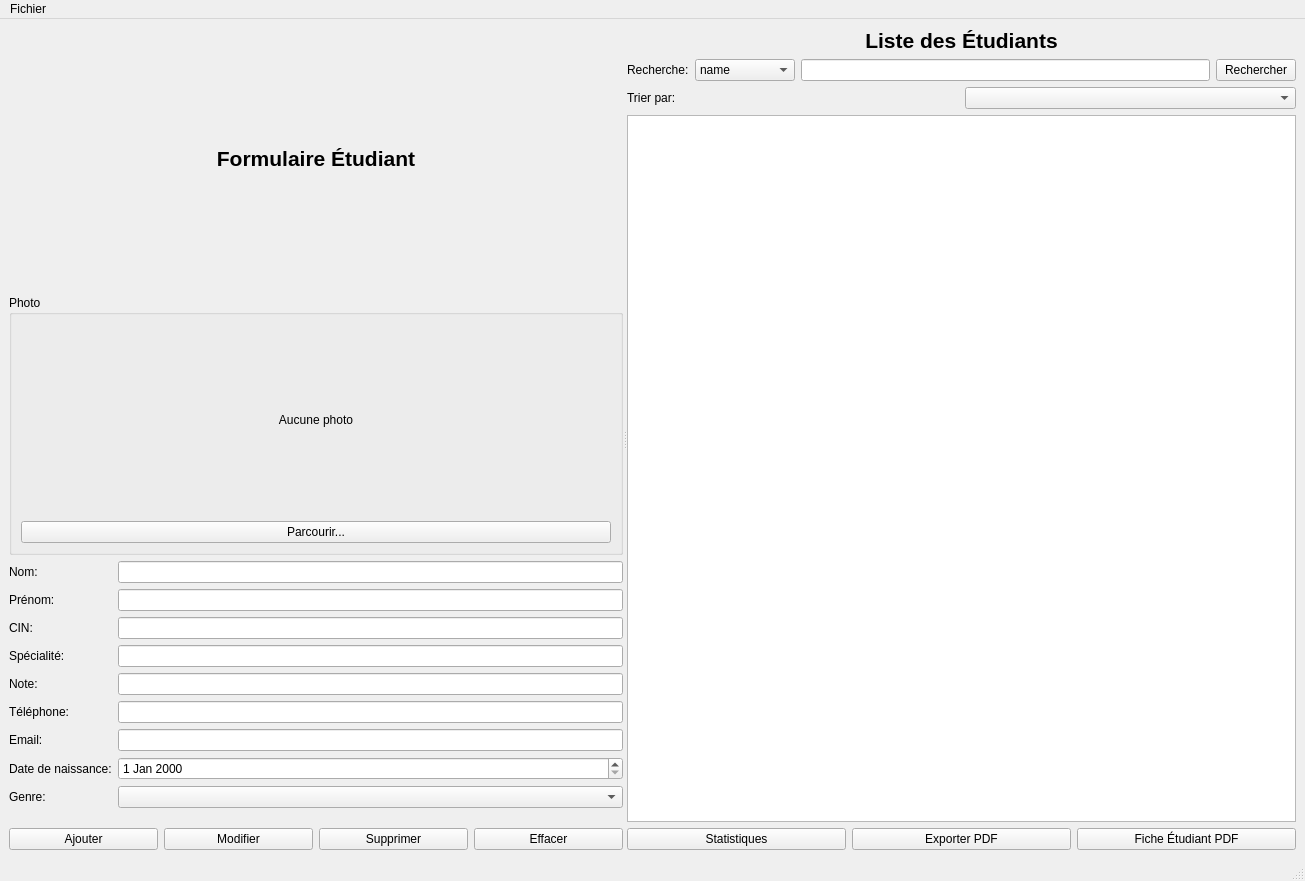
<?xml version="1.0" encoding="UTF-8"?>
<ui version="4.0">
 <class>MainWindow</class>
 <widget class="QMainWindow" name="MainWindow">
  <property name="geometry">
   <rect>
    <x>0</x>
    <y>0</y>
    <width>1305</width>
    <height>881</height>
   </rect>
  </property>
  <property name="windowTitle">
   <string>Gestion des Étudiants</string>
  </property>
  <widget class="QWidget" name="centralwidget">
   <layout class="QHBoxLayout" name="horizontalLayout">
    <item>
     <widget class="QSplitter" name="splitter">
      <property name="orientation">
       <enum>Qt::Horizontal</enum>
      </property>
      <widget class="QWidget" name="formLayoutWidget">
       <layout class="QVBoxLayout" name="verticalLayout">
        <item>
         <widget class="QLabel" name="titleLabel">
          <property name="font">
           <font>
            <pointsize>16</pointsize>
            <weight>75</weight>
            <bold>true</bold>
           </font>
          </property>
          <property name="text">
           <string>Formulaire Étudiant</string>
          </property>
          <property name="alignment">
           <set>Qt::AlignCenter</set>
          </property>
         </widget>
        </item>
        <item>
         <widget class="QGroupBox" name="photoGroup">
          <property name="title">
           <string>Photo</string>
          </property>
          <layout class="QVBoxLayout" name="verticalLayout_2">
           <item>
            <widget class="QLabel" name="photoLabel">
             <property name="minimumSize">
              <size>
               <width>150</width>
               <height>150</height>
              </size>
             </property>
            <property name="text">
              <string>Aucune photo</string>
             </property>
             <property name="alignment">
              <set>Qt::AlignCenter</set>
            </property>
            </widget>
           </item>
           <item>
            <widget class="QPushButton" name="browseButton">
            <property name="text">
              <string>Parcourir...</string>
            </property>
            </widget>
           </item>
          </layout>
         </widget>
           </item>
           <item>
         <layout class="QFormLayout" name="formLayout">
          <item row="0" column="0">
           <widget class="QLabel" name="labelName">
            <property name="text">
             <string>Nom:</string>
            </property>
           </widget>
          </item>
          <item row="0" column="1">
           <widget class="QLineEdit" name="nameEdit"/>
           </item>
          <item row="1" column="0">
           <widget class="QLabel" name="labelFamilyName">
           <property name="text">
             <string>Prénom:</string>
            </property>
           </widget>
          </item>
          <item row="1" column="1">
           <widget class="QLineEdit" name="familyNameEdit"/>
          </item>
          <item row="2" column="0">
           <widget class="QLabel" name="labelCin">
            <property name="text">
             <string>CIN:</string>
            </property>
           </widget>
          </item>
          <item row="2" column="1">
           <widget class="QLineEdit" name="cinEdit"/>
          </item>
          <item row="3" column="0">
           <widget class="QLabel" name="labelSpeciality">
            <property name="text">
             <string>Spécialité:</string>
            </property>
           </widget>
          </item>
          <item row="3" column="1">
           <widget class="QLineEdit" name="specialityEdit"/>
          </item>
          <item row="4" column="0">
           <widget class="QLabel" name="labelNote">
            <property name="text">
             <string>Note:</string>
            </property>
           </widget>
          </item>
          <item row="4" column="1">
           <widget class="QLineEdit" name="noteEdit"/>
          </item>
          <item row="5" column="0">
           <widget class="QLabel" name="labelPhone">
            <property name="text">
             <string>Téléphone:</string>
            </property>
           </widget>
          </item>
          <item row="5" column="1">
           <widget class="QLineEdit" name="phoneEdit"/>
          </item>
          <item row="6" column="0">
           <widget class="QLabel" name="labelEmail">
            <property name="text">
             <string>Email:</string>
            </property>
           </widget>
          </item>
          <item row="6" column="1">
           <widget class="QLineEdit" name="emailEdit"/>
          </item>
          <item row="7" column="0">
           <widget class="QLabel" name="labelBirthDate">
            <property name="text">
             <string>Date de naissance:</string>
            </property>
           </widget>
          </item>
          <item row="7" column="1">
           <widget class="QDateEdit" name="birthDateEdit"/>
          </item>
          <item row="8" column="0">
           <widget class="QLabel" name="labelGender">
            <property name="text">
             <string>Genre:</string>
            </property>
           </widget>
          </item>
          <item row="8" column="1">
           <widget class="QComboBox" name="genderCombo"/>
          </item>
         </layout>
        </item>
        <item>
         <layout class="QHBoxLayout" name="buttonLayout">
          <item>
           <widget class="QPushButton" name="addButton">
            <property name="text">
             <string>Ajouter</string>
            </property>
           </widget>
          </item>
          <item>
           <widget class="QPushButton" name="updateButton">
            <property name="text">
             <string>Modifier</string>
            </property>
           </widget>
          </item>
          <item>
           <widget class="QPushButton" name="deleteButton">
            <property name="text">
             <string>Supprimer</string>
            </property>
           </widget>
          </item>
          <item>
           <widget class="QPushButton" name="clearButton">
            <property name="text">
             <string>Effacer</string>
            </property>
           </widget>
          </item>
         </layout>
        </item>
       </layout>
      </widget>
      <widget class="QWidget" name="verticalLayoutWidget">
       <layout class="QVBoxLayout" name="verticalLayout_3">
        <item>
         <widget class="QLabel" name="titleListLabel">
            <property name="font">
             <font>
            <pointsize>16</pointsize>
            <weight>75</weight>
              <bold>true</bold>
             </font>
            </property>
          <property name="text">
           <string>Liste des Étudiants</string>
          </property>
          <property name="alignment">
           <set>Qt::AlignCenter</set>
            </property>
         </widget>
        </item>
        <item>
         <layout class="QHBoxLayout" name="searchLayout">
          <item>
           <widget class="QLabel" name="labelSearch">
            <property name="text">
             <string>Recherche:</string>
            </property>
           </widget>
          </item>
          <item>
           <widget class="QComboBox" name="searchFieldCombo">
            <item>
             <property name="text">
              <string>name</string>
            </property>
            </item>
            <item>
             <property name="text">
              <string>family_name</string>
            </property>
            </item>
            <item>
             <property name="text">
              <string>cin</string>
             </property>
            </item>
            <item>
             <property name="text">
              <string>speciality</string>
             </property>
            </item>
           </widget>
          </item>
          <item>
           <widget class="QLineEdit" name="searchValueEdit"/>
          </item>
          <item>
           <widget class="QPushButton" name="searchButton">
            <property name="text">
             <string>Rechercher</string>
            </property>
           </widget>
          </item>
         </layout>
        </item>
        <item>
         <layout class="QHBoxLayout" name="sortLayout">
          <item>
           <widget class="QLabel" name="labelSort">
            <property name="text">
             <string>Trier par:</string>
            </property>
           </widget>
          </item>
          <item>
           <widget class="QComboBox" name="sortCombo"/>
          </item>
         </layout>
        </item>
        <item>
         <widget class="QTableView" name="tableView"/>
        </item>
        <item>
         <layout class="QHBoxLayout" name="actionLayout">
          <item>
           <widget class="QPushButton" name="statsButton">
            <property name="text">
             <string>Statistiques</string>
            </property>
           </widget>
          </item>
          <item>
           <widget class="QPushButton" name="pdfButton">
            <property name="text">
             <string>Exporter PDF</string>
            </property>
           </widget>
          </item>
          <item>
           <widget class="QPushButton" name="studentPdfButton">
            <property name="text">
             <string>Fiche Étudiant PDF</string>
            </property>
         </widget>
        </item>
       </layout>
        </item>
       </layout>
      </widget>
     </widget>
    </item>
   </layout>
  </widget>
  <widget class="QMenuBar" name="menubar">
   <property name="geometry">
    <rect>
     <x>0</x>
     <y>0</y>
     <width>1305</width>
     <height>21</height>
    </rect>
   </property>
   <widget class="QMenu" name="menuFichier">
    <property name="title">
     <string>Fichier</string>
    </property>
    <addaction name="actionQuitter"/>
   </widget>
   <addaction name="menuFichier"/>
  </widget>
  <widget class="QStatusBar" name="statusbar"/>
  <action name="actionQuitter">
   <property name="text">
    <string>Quitter</string>
   </property>
  </action>
 </widget>
 <resources/>
 <connections/>
</ui>
